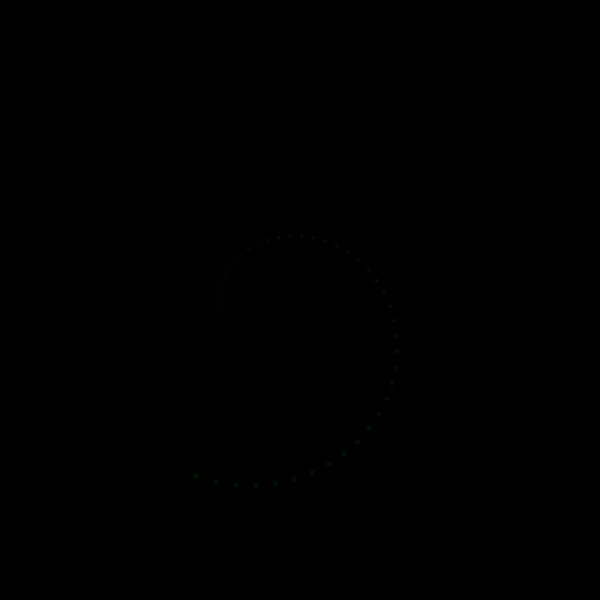
Frame 1 (no input)
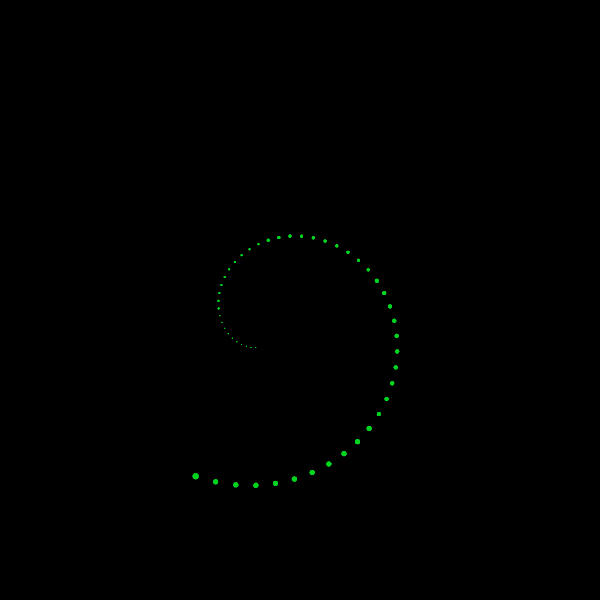
Frame 60 (the mouse pressed at the canvas centre just before this capture)
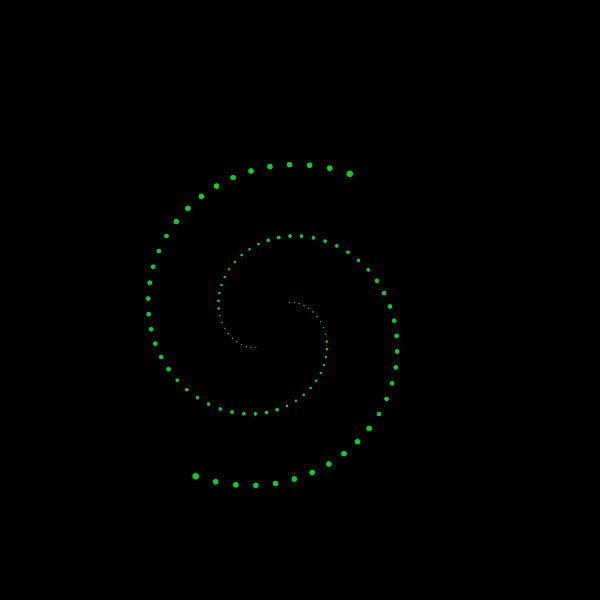
Frame 120 (the mouse held since frame 60 and released just before this capture)

The Processing sketch that drew these frames (run headless with seeded random() and noise(); from frame 60 on, the mouse is pressed at the canvas centre):

// Processing sketch: processing_9131
// ── processing_9131.pde

void setup()
{
  size(600,600);
  smooth();
  background(000);
}

void draw()
{

  rotate(radians(5));
  
  noStroke();
  fill(#00D822, 20);
  translate (300,300);

  
  // float(mouseX) / float(width) est un nombre entre 0 et 1
  float angle = 360.0 * float(mouseX) / float(width); // astuce les float convertissent un entier en relatif pour permettre une division
  rotate(radians(angle));
  
  for (int i =0; i<=60; i++) {
  
  
  rotate(radians(360/50)); //180/3=60 ou rotate(radians(60));
  ellipse(i*2,i*2,i/10,i/10);
  }
}





  void mousePressed() {
   
    background(000);
  }
